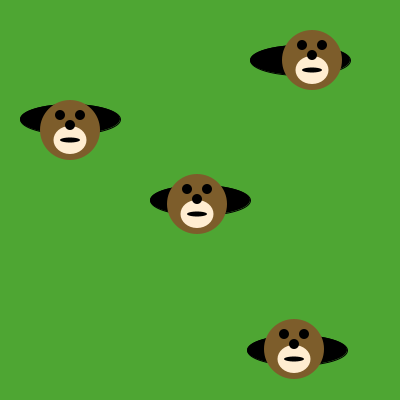
Frame 1 (no input)
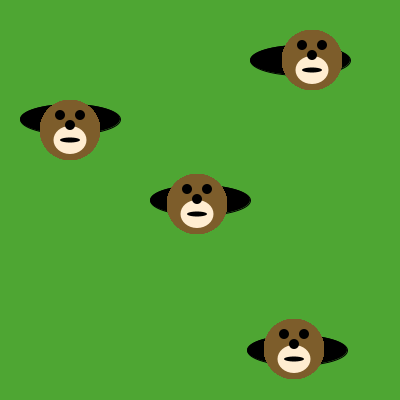
Frame 60 (the mouse pressed at the canvas centre just before this capture)
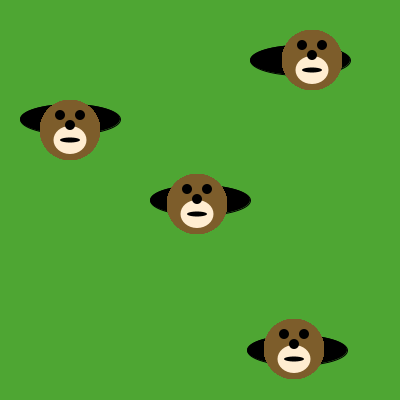
Frame 120 (the mouse held since frame 60 and released just before this capture)

The Processing sketch that drew these frames (run headless with seeded random() and noise(); from frame 60 on, the mouse is pressed at the canvas centre):

// Processing sketch: moles_in_holes
// ── moles_in_holes.pde
/*** When you are done, this program will draw a mole in 
     each of the holes.
***/

void setup() {
     size(400, 400);
     background(78, 166, 51); // green grass
     
     // This code draws the holes. Run the program to see them.
     
     fill(0, 0, 0);
     ellipse(200, 200, 100, 30);
     ellipse(70, 119, 100, 30);
     ellipse(300, 60, 100, 30);
     ellipse(297, 350, 100, 30);
}

void draw() {
  drawMole(70,130);
  drawMole(294,349);
  drawMole(197,204);
  drawMole(312 ,60);
  if(mousePressed){
    println(mouseX,",",mouseY);
  }

/* Write code here that uses the drawMole method to put a mole in each of the holes */


}

void drawMole(int moleX, int moleY) {
     noStroke();
     fill(125, 93, 43);
     ellipse(moleX, moleY, 60, 60); // face
     fill(255, 237, 209);
     ellipse(moleX, moleY+10, 33, 28); 
     fill(0, 0, 0);
     ellipse(moleX-10, moleY-15, 10, 10); // eyes
     ellipse(moleX+10, moleY-15, 10, 10);
     ellipse(moleX, moleY-5, 10, 10); // nose
     ellipse(moleX, moleY+10, 20, 5); // mouth
}
